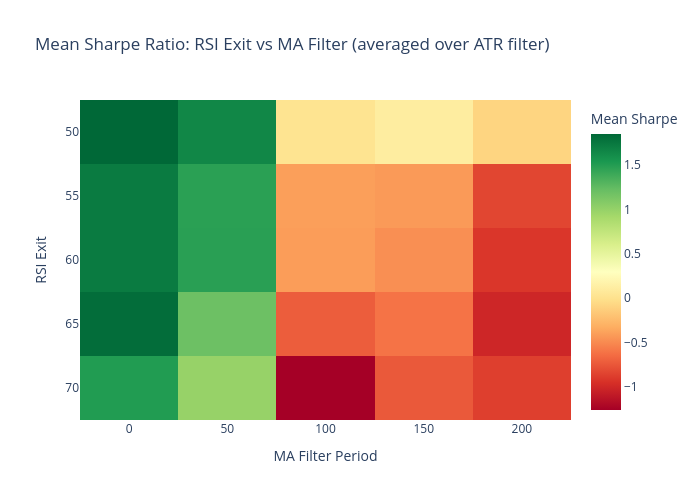

Write notebook code for a chart like this one.
### Code cell
# =============================================================================
# HEATMAP: RSI EXIT vs MA FILTER (averaged over ATR filter)
# =============================================================================

# Pivot for heatmap
heatmap_data_rsi_ma = validation_results.groupby(['rsi_exit', 'ma_period'])['mean_sharpe'].mean().unstack()

fig = px.imshow(
    heatmap_data_rsi_ma.values,
    labels=dict(x="MA Filter Period", y="RSI Exit", color="Mean Sharpe"),
    x=heatmap_data_rsi_ma.columns.astype(str),
    y=heatmap_data_rsi_ma.index.astype(str),
    color_continuous_scale='RdYlGn',
    title='Mean Sharpe Ratio: RSI Exit vs MA Filter (averaged over ATR filter)',
    aspect='auto'
)
fig.update_layout(height=500, width=700)
fig.show()

### Figure 1 — Plotly figure (JSON) as saved in the notebook; plotly's stock layout.template omitted (floating-point values rounded to 4 significant figures)
{"data": [{"coloraxis": "coloraxis", "hovertemplate": "MA Filter Period: %{x}<br>RSI Exit: %{y}<br>Mean Sharpe: %{z}<extra></extra>", "name": "0", "type": "heatmap", "x": ["0", "50", "100", "150", "200"], "xaxis": "x", "y": ["50", "55", "60", "65", "70"], "yaxis": "y", "z": [[1.849, 1.647, 0.02377, 0.1129, -0.08562], [1.728, 1.474, -0.3987, -0.423, -0.8367], [1.728, 1.477, -0.4049, -0.4752, -0.9167], [1.818, 1.196, -0.7182, -0.6058, -1.01], [1.508, 0.9894, -1.258, -0.7391, -0.8699]]}], "layout": {"coloraxis": {"colorbar": {"title": {"text": "Mean Sharpe"}}, "colorscale": [[0, "rgb(165,0,38)"], [0.1, "rgb(215,48,39)"], [0.2, "rgb(244,109,67)"], [0.3, "rgb(253,174,97)"], [0.4, "rgb(254,224,139)"], [0.5, "rgb(255,255,191)"], [0.6, "rgb(217,239,139)"], [0.7, "rgb(166,217,106)"], [0.8, "rgb(102,189,99)"], [0.9, "rgb(26,152,80)"], [1, "rgb(0,104,55)"]]}, "height": 500, "title": {"text": "Mean Sharpe Ratio: RSI Exit vs MA Filter (averaged over ATR filter)"}, "width": 700, "xaxis": {"anchor": "y", "domain": [0, 1], "title": {"text": "MA Filter Period"}}, "yaxis": {"anchor": "x", "autorange": "reversed", "domain": [0, 1], "title": {"text": "RSI Exit"}}}}
